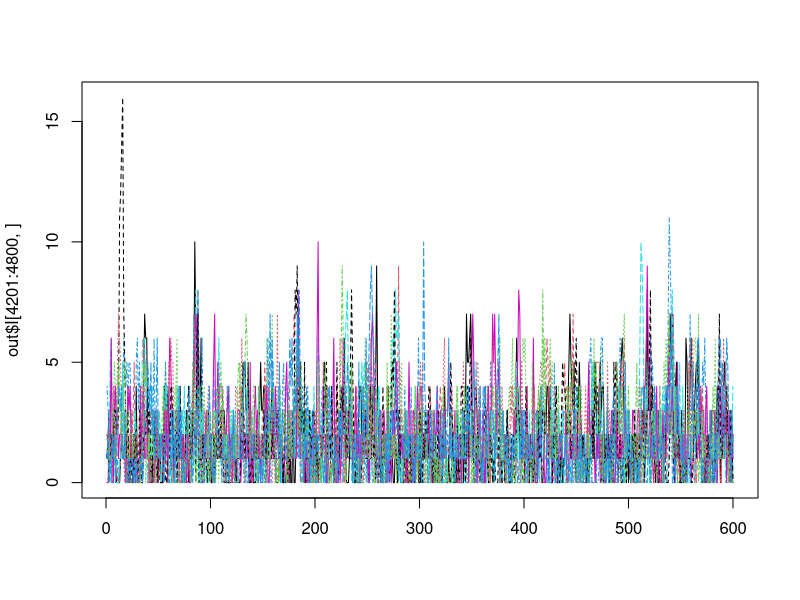

Generate this figure with R:



#' # init_pop: a function that initializes the target population
#' @param target_pop_size 
#' @param initPropImmune 
#' @param I0 
#'
#' @return 
#' @export
#'
#' @examples init_pop(10000, 0.3, 1)
init_pop <- function(target_pop_size, initPropImmune, I0) {
  immune <- floor(target_pop_size * initPropImmune)
  data.frame(
    S = target_pop_size - immune,
    I = I0,
    R = immune
  )
}

#' infect: a function that infects a proportion of the susceptible population
#'
#' @param births number of births per time period
#' @param migration positive integer number of migrations 
#' @param mortality_rate the number of natural deaths
#' @param run_type the dynamic way to run the function
#' @param browse if true, the browser will be opened for debugging purposes
#' @param beta 
#' @param target_pop 
#' @param rec_duration 
#'
#' @return a list with the current state of the system
#' @export 
#'
#' @examples infect(target_pop = init_pop(1000, 0.15, 1), beta = 0.012, births = 20, migration = 20, rec_duration = 7,mortality_rate = 0.2,run_type = 'det')
#' 
infect <- function(target_pop, 
                   beta, 
                   births, 
                   migration,
                   rec_duration,
                   mortality_rate, 
                   run_type = "det", 
                   browse = F
                   ) {
  
  if (browse) browser()
  
  pop_size <- sum(target_pop)
  
  switch(run_type,
    "det" = {
      It <- min(target_pop$S, beta * target_pop$S * target_pop$I) + migration
    },
    "stoc" = {
      infection_prob <- 1 - exp(-beta * target_pop$I)
      It <- rbinom(1, target_pop$S, infection_prob) + rpois(1, migration)
    }
  )
  pop_forward_step <- data.frame(
    S = target_pop$S + births - It - mortality_rate * target_pop$S,
    I = target_pop$I +  (1/rec_duration)*It,
    R = target_pop$R + (1/rec_duration)*It
  ) 
  return(pop_forward_step)
}


#' Title
#'
#' @param births 
#' @param migration 
#' @param mortality_rate 
#' @param vax_eff 
#' @param vax_rate 
#' @param n_team_type 
#' @param run_type 
#' @param browse 
#' @param target_pop 
#'
#' @return
#' @export
#'
#' @examples vaccinate(target_pop = init_pop(1000, 0.15, 1), births = 20, migration = 20, mortality_rate = 0.2, vax_eff = 0.95, vax_rate = 250, n_team_type = 1)
vaccinate <- function(target_pop, 
                      births, 
                      migration, 
                      mortality_rate, 
                      vax_eff, 
                      vax_rate,
                      n_team_type, 
                      run_type = "det", 
                      browse = F
                      ) {
  
  if (browse) browser()
  
  switch(run_type,
         "det" = {
           Rt <- min(target_pop$S, vax_rate*n_team_type*vax_eff) + migration
         },
         "stoc" = {
           Rt <- rbinom(1, vax_rate*n_team_type, vax_eff) + rpois(1, migration)
         }
  )
  pop_forward_step <- data.frame(
  S = target_pop$S + births - Rt - mortality_rate * target_pop$S,
  I = target_pop$I,
  R = target_pop$R + Rt
  )
  return(pop_forward_step)
}



#' Title
#'
#' @param beta 
#' @param births 
#' @param migration 
#' @param mortality_rate 
#' @param target_pop 
#' @param run_time 
#' @param rec_dur 
#' @param vax_day 
#' @param vax_efficacy 
#' @param orv_duration 
#' @param n_team_type 
#' @param team_performance 
#' @param infect_run_type 
#' @param vax_run_type 
#'
#' @return
#' @export
#'
#' @examples run_simulation(target_pop = init_pop(1000, 0.15, 1), beta = 0.012, run_time = 365, births = 20, migration = 20, mortality_rate = 0.1)
run_simulation <- function(target_pop,
                           beta,
                           run_time,
                           births,
                           migration,
                           mortality_rate,
                           rec_dur,
                           vax_day,
                           vax_efficacy,
                           orv_duration,
                           n_team_type,
                           team_performance,
                           infect_run_type = "det",
                           vax_run_type = "det",
                           browse = F) {


  #beta <- rep(beta, run_time)
  Susc <- target_pop$S
  Infected <- target_pop$I
  Rec <- target_pop$R

  # running parameters
  # timesteps <- 26 * run_time #26 biweeks in a year

  # day before campaign
  
  if(browse) browser()
  simResults <- data.frame(time = 0, S = Susc, I = Infected, R = Rec)

  for (time in 1:run_time) {
    if (!is.na(vax_day) & time < vax_day + 1 | time > vax_day + 1 + round(orv_duration / n_team_type)) {
      infected_pop <- infect(target_pop = simResults[time, -1], beta = beta, births = births, migration = migration, rec_duration = rec_dur, mortality_rate = mortality_rate, run_type = infect_run_type)
      simResults <- rbind(simResults, data.frame(time = time, infected_pop))
    } else if (!is.na(vaxDay) & time >= vaxDay + 1 & time <= vaxDay + 1 + round(orv_duration / n_team_type)) {
      vaccinated_pop <- vaccinate(target_pop = simResults[time, -1], births = births, migration = migration, mortality_rate = mortality_rate, vax_eff = vax_efficacy, vax_rate = team_performance, n_team_type = n_team_type, run_type = vax_run_type)
      simResults <- rbind(simResults, data.frame(time = time, vaccinated_pop))
    } else if (is.na(vaxDay)) {
      infected_pop <- infect(target_pop = simResults[time, -1], beta = beta, births = births, migration = migration, rec_duration = rec_dur, mortality_rate = mortality_rate, run_type = infect_run_type)
      simResults <- rbind(simResults, data.frame(time = time, infected_pop))
    }
  }
  return(simResults)
}

# beta<-source("/Users/mattferrari/Documents/Current Projects/MSF Measles/Measles_Dynamics_ms/Seasonality/MCMC(new)/niamey/niamey_beta.q")$value


SIRstep <- function(S, I, beta, births, migration, mortalityrate) {
  # browser()
  It <- rbinom(1, S, 1 - exp(-beta * I^.95)) + rpois(1, migration) + rpois(1, 1) # migration + extra random introduction external to metapop
  # It<-min(S,S*(1-exp(-beta*I^.95)))+migration
  St <- S - It - floor(mortalityrate * S) + floor(births)
  return(list(S = St, I = It))
}

SIRmeta <- function(S.init, I.init, beta, coupling, scaling, timesteps, births, mortalityrate) {
  Npatches <- length(S.init)
  Susc <- matrix(S.init, nrow = 1)
  Infect <- matrix(I.init, nrow = 1)
  beta.max <- max(beta)
  beta <- beta / beta.max
  beta <- beta^matrix(scaling, nrow = dim(beta)[1], ncol = Npatches, byrow = T)
  beta <- beta.max * beta
  for (i in 2:timesteps) {
    # browser()
    Susc.tmp <- numeric(0)
    Infect.tmp <- numeric(0)
    for (j in 1:Npatches) {
      tmp <- ceiling(24 + 24 * (i / 24 - ceiling(i / 24)))
      beta.i <- runif(1, beta[tmp, j] * .75, beta[tmp, j] * 1.25)
      # browser()
      I.ext <- sum(Infect[i - 1, -j])
      ifelse(I.ext > 0, migr <- min(10, rpois(1, coupling[j, -j] * I.ext)), migr <- 0)
      ifelse(runif(1) > .9, migr <- migr, migr <- 0)
      # browser()
      out.tmp <- SIRstep(Susc[i - 1, j], Infect[i - 1, j], beta.i, births[j], mortalityrate[j], migration = migr)
      Susc.tmp <- c(Susc.tmp, out.tmp$S)
      Infect.tmp <- c(Infect.tmp, out.tmp$I)
      cat(i, "-", j, ".\n")
    }
    Susc <- rbind(Susc, Susc.tmp)
    Infect <- rbind(Infect, Infect.tmp)
    # browser()
    if (sum(Infect.tmp) == 0) {
      break
    }
  }
  return(list(S = Susc, I = Infect))
}


n.patches <- 10

N.init <- 1e7 + rpois(n.patches, 100)
ppn_atrisk <- .4
ppn_vacc <- .95
S.init <- floor(N.init * ppn_atrisk * (1 - ppn_vacc))
############################################
# Birth and death rate based on CIA factbook values
#
b_rate <- rep(0.3 * 0.88 * (50.73 / 24) * (N.init / 1000), n.patches) # vaccinated births
m_rate <- rep((20.91 / 24) / 1000, n.patches)

############################################
# beta <- rep(1e-5,24)
beta <- rep(c(.5e-5, 1e-5, 1.5e-5, 1.5e-5, 1e-5, .5e-5), each = 4) * .007 # seasonal transmission rate
beta.sim <- matrix(smooth.spline(beta)$y, nrow = 24, ncol = n.patches, byrow = F) # make transmission rate smooth, apply to all locations

I.init <- 100 + rpois(n.patches, 3)
years <- 200
Tmax <- 24 * years
coupling <- matrix(0.01, n.patches, n.patches)

out <- SIRmeta(S.init, I.init, beta = beta.sim, coupling = coupling, scaling = 1, timesteps = 24 * years, births = b_rate, mortalityrate = m_rate)
# plot(out$I[4201:4800],type="l")
matplot(out$I[4201:4800, ], type = "l")